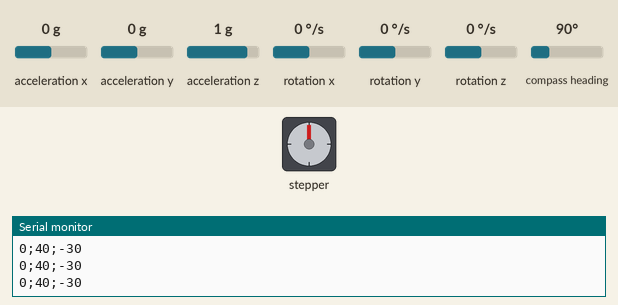
This sketch was run on a simulated Arduino Uno, built with avr-gcc and run on an emulated ATmega328P. On the bench: stepper motor, the last lines printed to the serial monitor. Wiring (inferred from the names in the program): stepper motor (2048 steps per turn assumed): coils pin 8, pin 9, pin 10, pin 11. The inputs (shaded band) are chosen by the test bench; at power-on: acceleration x 0 g, acceleration y 0 g, acceleration z 1 g, rotation x 0 °/s, rotation y 0 °/s, rotation z 0 °/s, compass heading 90°.

Above: at 0.08 s.
At 10.08 s:
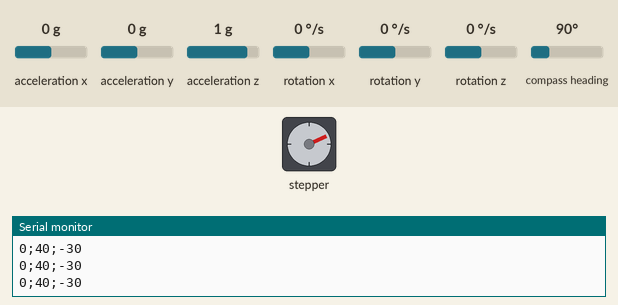
At 19.95 s:
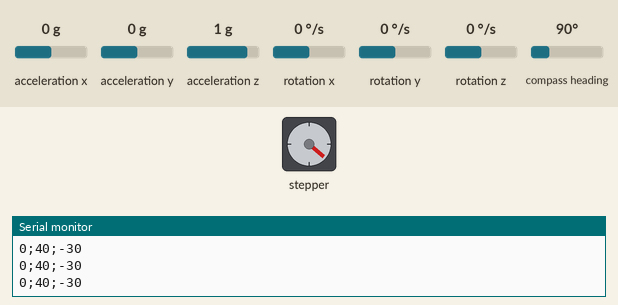
At 39.82 s:
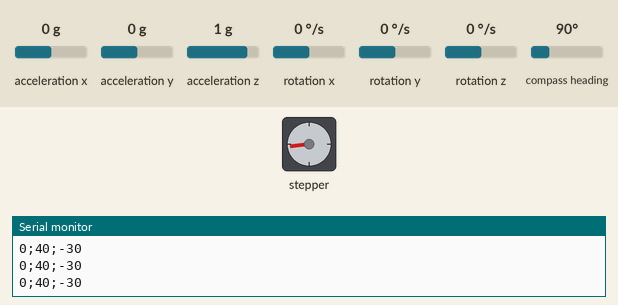
Timing chart, 0 to 40.0 s (numbered marks = the images above):
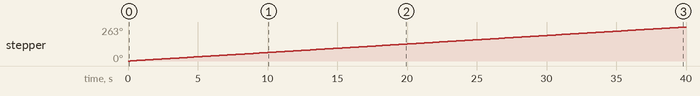

The sketch:

magnetomotor.ino
```cpp
#include "MPU9250.h"
#include "math.h"


int input1 = 8;
int input2 = 9;
int input3 = 10;
int input4 = 11;

int pasos;

int bobina[4][4] =
{
 {1, 1, 0, 0},
 {0, 1, 1, 0},
 {0, 0, 1, 1},
 {1, 0, 0, 1}
};

MPU9250 IMU(Wire,0x68);
int status;

void setup() {
  pinMode(input1, OUTPUT);
  pinMode(input2, OUTPUT);
  pinMode(input3, OUTPUT);
  pinMode(input4, OUTPUT);

  Serial.begin(9600);
  while(!Serial) {}

  // Inicia comunicacion con el IMU
  status = IMU.begin(); //Si inicio bien devuelve 1, caso contrario 0
  if (status < 0) {
    Serial.println("IMU initialization unsuccessful");
    Serial.println("Check IMU wiring or try cycling power");
    Serial.print("Status: ");
    Serial.println(status);
    while(1) {}
  }
}


void loop() {

  pasos = 2048;

  for (int i = 0; i < pasos; i++)
  {
    for (int i = 0; i < 4; i++)
    {
      int x,y,z;
      IMU.readSensor();

      digitalWrite(input1, bobina[i][0]);
      digitalWrite(input2, bobina[i][1]);
      digitalWrite(input3, bobina[i][2]);
      digitalWrite(input4, bobina[i][3]);

      x = IMU.getMagX_uT();
      y = IMU.getMagY_uT();
      z = IMU.getMagZ_uT();

      Serial.print(x,DEC);
      Serial.print(";");
      Serial.print(y,DEC);
      Serial.print(";");
      Serial.print(z,DEC);
      Serial.print("\n");

      delay(20);
    }
  }
  digitalWrite(input1, LOW);
  digitalWrite(input2, LOW);
  digitalWrite(input3, LOW);
  digitalWrite(input4, LOW);
  delay(6000);

}
```

Measured:
- by itself, stepper: keeps turning clockwise at about 7°/s
